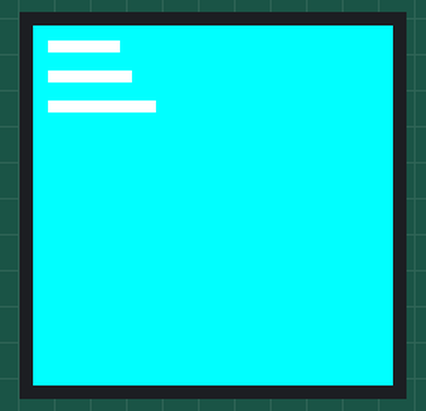
Recording of a program running on a simulated Raspberry Pi Pico running MicroPython. On the bench: 240×240 colour display. What the program prints to the serial console is not drawn.

Above: at 0.5 s.

The program:

standalone_main.py
```python
"""
SPDX-License-Identifier: MIT
Copyright (c) 2025 Greg Merritt <gregm123456>

Complete MicroPython example for Waveshare Pico LCD 1.3 (ST7789) on Pico 2W.
Self-contained with embedded ST7789 driver - no external imports needed.
"""

from machine import Pin, SPI
import time
from micropython import const

# ST7789 Commands
_SWRESET = const(0x01)
_SLPOUT = const(0x11)
_COLMOD = const(0x3A)
_MADCTL = const(0x36)
_CASET = const(0x2A)
_RASET = const(0x2B)
_RAMWR = const(0x2C)
_DISPON = const(0x29)

class ST7789:
    def __init__(self, spi, width, height, reset=None, cs=None, dc=None, rotation=0):
        self.spi = spi
        self.width = width
        self.height = height
        self.reset = reset
        self.cs = cs
        self.dc = dc
        self.rotation = rotation

    def init(self):
        """Initialize the display"""
        if self.reset:
            self.reset.value(0)
            time.sleep_ms(50)
            self.reset.value(1)
            time.sleep_ms(50)

        # Wake up display
        self._write_cmd(_SWRESET)
        time.sleep_ms(150)

        self._write_cmd(_SLPOUT)
        time.sleep_ms(10)

        # Set color mode to 16-bit
        self._write_cmd(_COLMOD)
        self._write_data(bytearray([0x05]))

        # Set memory access control (rotation)
        self._write_cmd(_MADCTL)
        self._write_data(bytearray([0x00]))

        # Display on
        self._write_cmd(_DISPON)
        time.sleep_ms(10)

    def _write_cmd(self, cmd):
        """Send command to display"""
        if self.cs:
            self.cs.value(0)
        if self.dc:
            self.dc.value(0)  # Command mode
        self.spi.write(bytearray([cmd]))
        if self.cs:
            self.cs.value(1)

    def _write_data(self, data):
        """Send data to display"""
        if self.cs:
            self.cs.value(0)
        if self.dc:
            self.dc.value(1)  # Data mode
        self.spi.write(data)
        if self.cs:
            self.cs.value(1)

    def _set_window(self, x0, y0, x1, y1):
        """Set the drawing window"""
        self._write_cmd(_CASET)  # Column address set
        self._write_data(bytearray([x0 >> 8, x0 & 0xFF, x1 >> 8, x1 & 0xFF]))

        self._write_cmd(_RASET)  # Row address set
        self._write_data(bytearray([y0 >> 8, y0 & 0xFF, y1 >> 8, y1 & 0xFF]))

        self._write_cmd(_RAMWR)  # Write to RAM

    def fill(self, color):
        """Fill entire screen with color (16-bit RGB565)"""
        self._set_window(0, 0, self.width - 1, self.height - 1)

        # Convert color to bytes
        color_hi = (color >> 8) & 0xFF
        color_lo = color & 0xFF

        # Create buffer for efficient writing
        line_buf = bytearray([color_hi, color_lo] * self.width)

        if self.cs:
            self.cs.value(0)
        if self.dc:
            self.dc.value(1)  # Data mode

        # Write all pixels
        for _ in range(self.height):
            self.spi.write(line_buf)

        if self.cs:
            self.cs.value(1)

    def text(self, string, x, y, color):
        """Basic text rendering (draws small rectangles for characters)"""
        char_width = 8
        char_height = 8

        for i, char in enumerate(string):
            char_x = x + i * char_width
            if char_x + char_width > self.width:
                break

            # Draw a small rectangle for each character
            self._set_window(char_x, y, char_x + char_width - 1, y + char_height - 1)

            color_hi = (color >> 8) & 0xFF
            color_lo = color & 0xFF
            char_buf = bytearray([color_hi, color_lo] * char_width)

            if self.cs:
                self.cs.value(0)
            if self.dc:
                self.dc.value(1)

            for _ in range(char_height):
                self.spi.write(char_buf)

            if self.cs:
                self.cs.value(1)

# --- Pin mapping (Waveshare defaults when module is seated on header) ---
LCD_SCLK = 10   # GP10
LCD_MOSI = 11   # GP11
LCD_CS   = 9    # GP9
LCD_DC   = 8    # GP8
LCD_RESET= 12   # GP12
LCD_BL   = 13   # GP13

KEY_A_PIN = 15  # GP15
KEY_B_PIN = 17  # GP17

# Helper: initialize SPI + display driver
def init_display():
    # Use SPI1 with explicit pin assignments for Waveshare LCD 1.3
    spi = SPI(1, baudrate=40000000, sck=Pin(LCD_SCLK), mosi=Pin(LCD_MOSI))
    dc = Pin(LCD_DC, Pin.OUT)
    cs = Pin(LCD_CS, Pin.OUT)
    rst = Pin(LCD_RESET, Pin.OUT)
    bl = Pin(LCD_BL, Pin.OUT)

    # Reset sequence
    rst.value(0)
    time.sleep_ms(50)
    rst.value(1)
    time.sleep_ms(50)

    # Turn on backlight
    bl.value(1)

    disp = ST7789(spi, 240, 240, reset=rst, cs=cs, dc=dc, rotation=0)
    disp.init()
    return disp

# Simple pattern draw
def draw_test(disp, color_index=0):
    colors = [0xF800, 0x07E0, 0x001F, 0xFFE0, 0xF81F, 0x07FF]  # Red, Green, Blue, Yellow, Magenta, Cyan
    color_names = ["Red", "Green", "Blue", "Yellow", "Magenta", "Cyan"]

    if disp is None:
        print(f"Would draw color {colors[color_index % len(colors)]:04x} ({color_names[color_index % len(colors)]})")
        return

    c = colors[color_index % len(colors)]
    print(f"Drawing {color_names[color_index % len(colors)]} (0x{c:04x})")

    # Fill screen with color
    disp.fill(c)

    # Add some text in contrasting color
    text_color = 0xFFFF if c < 0x8000 else 0x0000  # White on dark, black on light
    try:
        disp.text("Pico2W", 10, 10, text_color)
        disp.text("LCD 1.3", 10, 30, text_color)
        disp.text("Press A/B", 10, 50, text_color)
    except Exception as e:
        print(f"Text drawing failed: {e}")

# Button setup (active-low expected on Waveshare button wiring)
key_a = Pin(KEY_A_PIN, Pin.IN, Pin.PULL_UP)
key_b = Pin(KEY_B_PIN, Pin.IN, Pin.PULL_UP)

# Main execution
print("Initializing display...")
try:
    disp = init_display()
    print("Display initialized successfully!")
except Exception as e:
    print(f"Display initialization failed: {e}")
    disp = None

color_idx = 0
last_a = key_a.value()
last_b = key_b.value()

draw_test(disp, color_idx)

print("Starting main loop. Press buttons to change color. Ctrl-C to stop.")
try:
    while True:
        a = key_a.value()
        b = key_b.value()
        # falling edge detection (pressed)
        if last_a == 1 and a == 0:
            color_idx += 1
            draw_test(disp, color_idx)
            print("KEY_A pressed")
        if last_b == 1 and b == 0:
            color_idx -= 1
            draw_test(disp, color_idx)
            print("KEY_B pressed")
        last_a = a
        last_b = b
        time.sleep_ms(50)
except KeyboardInterrupt:
    print("Stopped by user")
    if disp:
        try:
            disp.fill(0x0000)  # Clear to black
        except Exception:
            pass
    # turn off backlight
    try:
        Pin(LCD_BL, Pin.OUT).value(0)
    except Exception:
        pass
```
